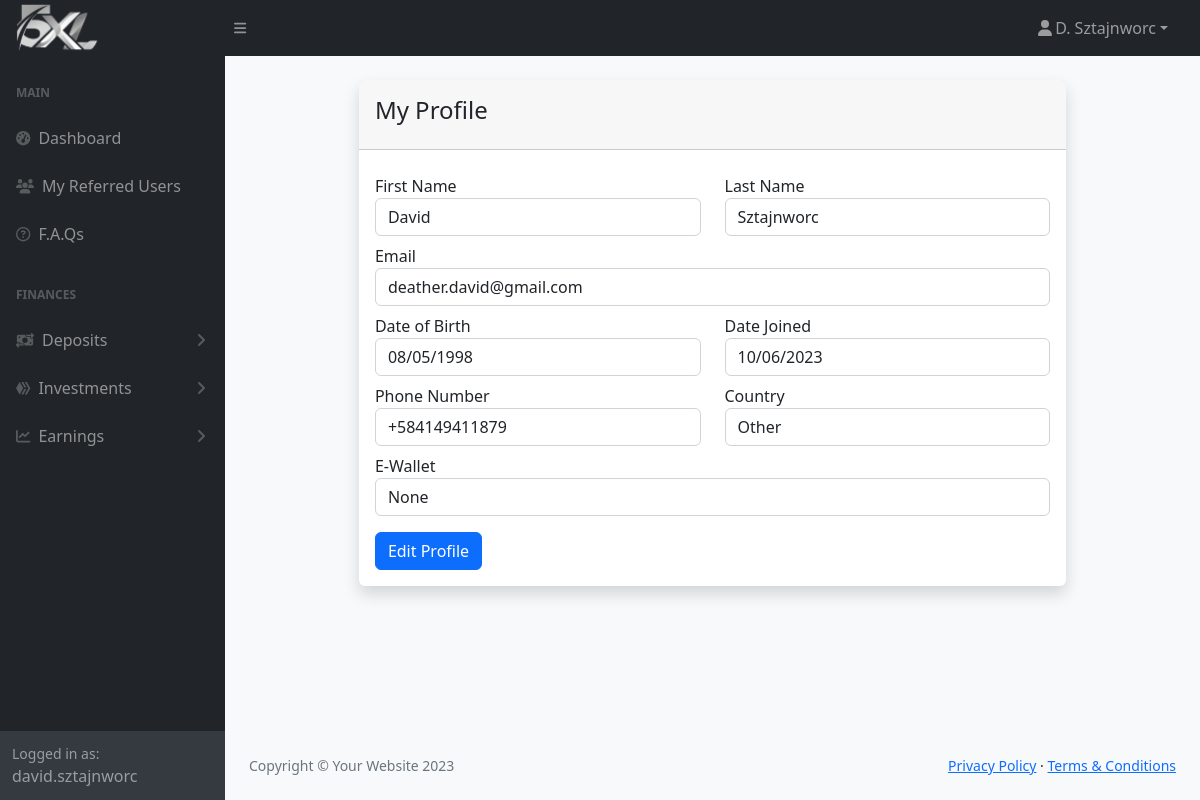
Screenshot of /profile/ (signed in) with the database file from the repository.
### myapp/models.py (models this page shows, shortened)
class Profile(models.Model):
    user = models.OneToOneField(User, on_delete=models.CASCADE)
    firstName = models.CharField(max_length=100, default='')
    lastName = models.CharField(max_length=100, default='')
    phone = models.CharField(max_length=100, default='')
    country = models.CharField(max_length=100, default='')
    dateOfBirth = models.DateField(null=True, blank=True)
    dateJoined = models.DateField(auto_now_add=True)
    referral_code = models.CharField(max_length=12, unique=True, blank=True)
    referred_by = models.ForeignKey(
        'self', on_delete=models.SET_NULL, null=True, blank=True)
    balance = models.DecimalField(max_digits=20, decimal_places=2, default=0, blank=True)
    ewallet = models.CharField(max_length=100, null=True, blank=True)
    def get_full_name(self):
        return f"{self.firstName} {self.lastName}"
    def get_short_name(self):
        return self.firstName[0] + ". " + self.lastName

### myapp/views.py (the view)
# urls.py: path('profile/', views.profile, name='profile'),
@login_required
def profile(request):
    profile = Profile.objects.get(user=request.user)
    return render(request, "profile.html", {"profile": profile})

### myapp/templates/profile.html
{% extends "layout.html" %}
{% block content %}
<div class="container">
    <div class="row justify-content-center">
        <div class="col-md-9">
            <div class="card border-0 shadow mt-4">
                <div class="card-header">
                    <div class="d-flex justify-content-between align-items-center my-2">
                        <h4 class="text-right card-title">My Profile</h4>
                    </div>
                </div>
                <div class="card-body">
                    <div class="">
                        <div class="row mt-2">
                            <div class="col-md-6">
                                <label class="labels">First Name</label>
                                <input type="text" class="form-control" placeholder="name" value="{{profile.firstName}}"
                                    readonly>
                            </div>
                            <div class="col-md-6">
                                <label class="labels">Last Name</label>
                                <input type="text" class="form-control" placeholder="surname"
                                    value="{{profile.lastName}}" readonly>
                            </div>
                        </div>
                        <div class="row mt-2">
                            <div class="col-md-12">
                                <label class="labels">Email</label>
                                <input type="text" class="form-control" placeholder="email"
                                    value="{{profile.user.email}}" readonly>
                            </div>
                        </div>
                        <div class="row mt-2">
                            <div class="col-md-6">
                                <label class="labels">Date of Birth</label>
                                <input type="text" class="form-control" placeholder="date of birth"
                                    value="{{ profile.dateOfBirth|date:'m/d/Y' }}" name="dateOfBirth" readonly>
                            </div>
                            <div class="col-md-6">
                                <label class="labels">Date Joined</label>
                                <input type="text" class="form-control" placeholder="date joined"
                                    value="{{profile.dateJoined|date:'m/d/Y'}}" name="dateJoined" readonly>
                            </div>
                        </div>
                        <div class="row mt-2">
                            <div class="col-md-6">
                                <label class="labels">Phone Number</label>
                                <input type="text" class="form-control" placeholder="Phone Number"
                                    value="{{ profile.phone }}" name="phone" readonly>
                            </div>
                            <div class="col-md-6">
                                <label class="labels">Country</label>
                                <input type="text" class="form-control" placeholder="Country"
                                    value="{{profile.country}}" name="country" readonly>
                            </div>
                        </div>
                        <div class="row mt-2">
                            <div class="col-md-12">
                                <label class="labels">E-Wallet</label>
                                <input type="text" class="form-control" placeholder="ewallet"
                                    value="{{profile.ewallet}}" readonly>
                            </div>
                        </div>
                        <div class="row mt-3">
                            <div class="col-md-12">
                                <a href="{% url 'updateProfile' %}" class="btn btn-primary">Edit Profile</a>
                            </div>
                        </div>
                    </div>
                </div>
            </div>
        </div>
    </div>
</div>
{% endblock %}

### myapp/templates/layout.html (shortened to what this page needs)
{% load static %}
<!DOCTYPE html>
<html lang="en">
<head>
    <link rel="stylesheet" type="text/css" href="{% static 'css/styles.css' %}">
    <link rel="stylesheet" href="https://cdn.jsdelivr.net/npm/bootstrap-icons@1.10.4/font/bootstrap-icons.css">
    <link rel="stylesheet" type="text/css" href="https://cdn.datatables.net/1.11.3/css/jquery.dataTables.css">
    <link href="https://cdn.jsdelivr.net/npm/select2@4.1.0-rc.0/dist/css/select2.min.css" rel="stylesheet" />
</head>
<body class="sb-nav-fixed bg-light">
    <nav class="sb-topnav navbar navbar-expand navbar-dark bg-dark">
        <a class="navbar-brand ps-3" href="{% url 'index' %}">
            <img src="{% static 'img/logo_white.png' %}" alt="" height="100" class="d-inline-block align-text-top"
                style="
            margin-top: -10px; margin-bottom: -10px; margin-left: -10px; margin-right: -10px; padding: 0px;">
        </a>
        <button class="btn btn-link btn-sm order-1 order-lg-0 me-4 me-lg-0" id="sidebarToggle" href="#!"><i
                class="fas fa-bars"></i></button>
        <ul class="navbar-nav ms-auto ms-md-0 me-3 me-lg-4">
            <li class="nav-item dropdown">
                <a class="nav-link dropdown-toggle" id="navbarDropdown" href="#" role="button" data-bs-toggle="dropdown"
                    aria-expanded="false"><i class="fas fa-user fa-fw"></i>{{user.profile.get_short_name}}</a>
            </li>
        </ul>
    </nav>
    <div id="layoutSidenav">
        <div id="layoutSidenav_nav">
            <nav class="sb-sidenav accordion sb-sidenav-dark" id="sidenavAccordion">
                <div class="sb-sidenav-menu">
                    <div class="nav">
                        <div class="sb-sidenav-menu-heading">Main</div>
                        <a class="nav-link" href="{% url 'index' %}">
                            <div class="sb-nav-link-icon"><i class="fas fa-tachometer-alt"></i></div>
                            Dashboard
                        </a>
                        <a class="nav-link" href="{% url 'referrals' %}">
                            <div class="sb-nav-link-icon"><i class="fas fa-users"></i></div>
                            My Referred Users
                        </a>
                        <a class="nav-link" href="{% url 'faqs' %}">
                            <div class="sb-nav-link-icon"><i class="fa-regular fa-circle-question"></i></div>
                            F.A.Qs
                        </a>
                        <div class="sb-sidenav-menu-heading">Finances</div>
                        <a class="nav-link collapsed" href="#" data-bs-toggle="collapse"
                            data-bs-target="#collapseDeposits" aria-expanded="false" aria-controls="collapseDeposits">
                            <div class="sb-nav-link-icon"><i class="fa-solid fa-money-bill-transfer"></i></div>
                            Deposits
                            <div class="sb-sidenav-collapse-arrow"><i class="fas fa-angle-down"></i></div>
                        </a>
                        <a class="nav-link collapsed" href="#" data-bs-toggle="collapse"
                            data-bs-target="#collapseInvestments" aria-expanded="false" aria-controls="collapseInvestments">
                            <div class="sb-nav-link-icon"><i class="fa-brands fa-hive"></i></div>
                            Investments
                            <div class="sb-sidenav-collapse-arrow"><i class="fas fa-angle-down"></i></div>
                        </a>
                        <a class="nav-link collapsed" href="#" data-bs-toggle="collapse"
                            data-bs-target="#collapseEarnings" aria-expanded="false" aria-controls="collapseEarnings">
                            <div class="sb-nav-link-icon"><i class="fa-solid fa-chart-line"></i></div>
                            Earnings
                            <div class="sb-sidenav-collapse-arrow"><i class="fas fa-angle-down"></i></div>
                        </a>
                    </div>
                </div>
                <div class="sb-sidenav-footer">
                    <div class="small">Logged in as:</div>
                    {{user}}
                </div>
            </nav>
        </div>
        <div id="layoutSidenav_content">
            {% block content %}
            {% endblock %}
            <footer class="py-4 bg-light mt-auto">
                <div class="container-fluid px-4">
                    <div class="d-flex align-items-center justify-content-between small">
                        <div class="text-muted">Copyright &copy; Your Website 2023</div>
                        <div>
                            <a href="#">Privacy Policy</a>
                            &middot;
                            <a href="#">Terms &amp; Conditions</a>
                        </div>
                    </div>
                </div>
            </footer>
        </div>
    </div>
</body>
</html>

### rows the page displays
Profile: firstName "David", lastName "Sztajnworc", user.email "deather.david@gmail.com", dateOfBirth "08/05/1998", dateJoined "10/06/2023", phone "+584149411879", country "Other", ewallet "None"

### other values shown
{{ user.profile.get_short_name }} "D. Sztajnworc"
{{ user }} "david.sztajnworc"
